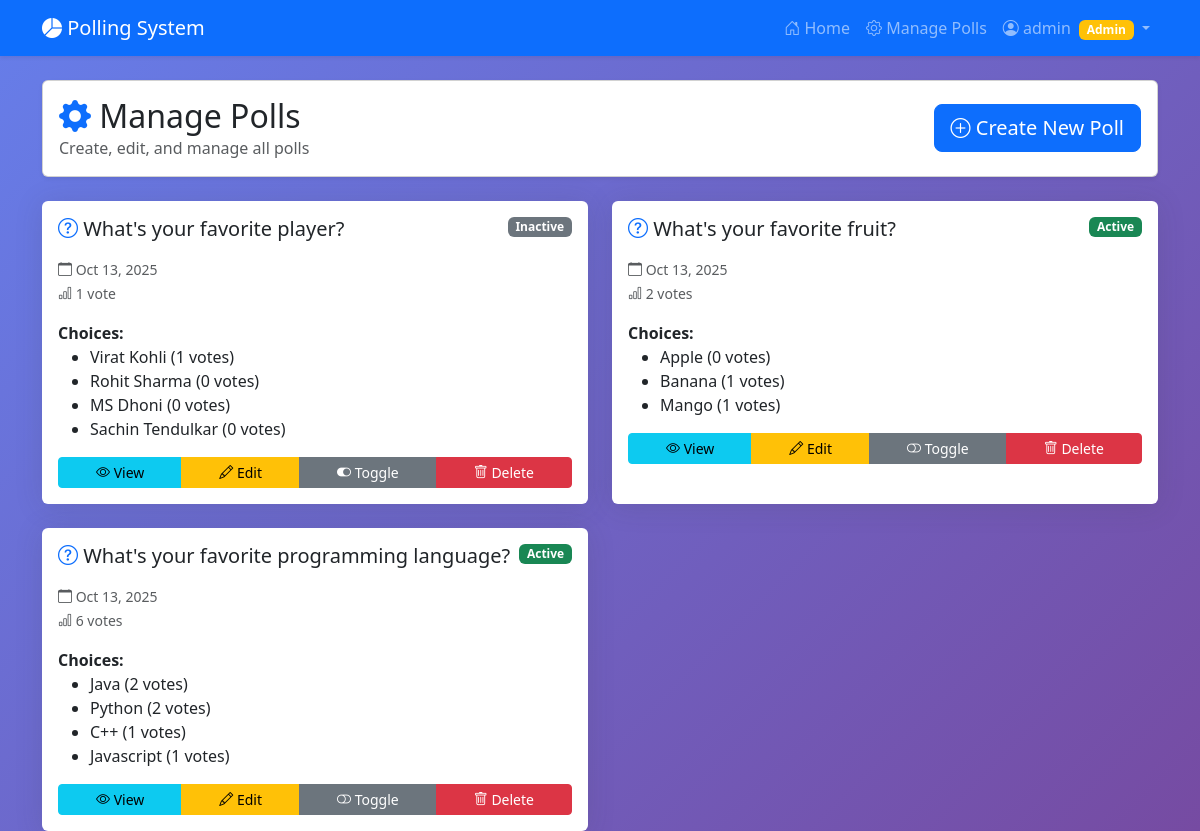
/manage/ (signed in), run on an earlier commit of the app's database.
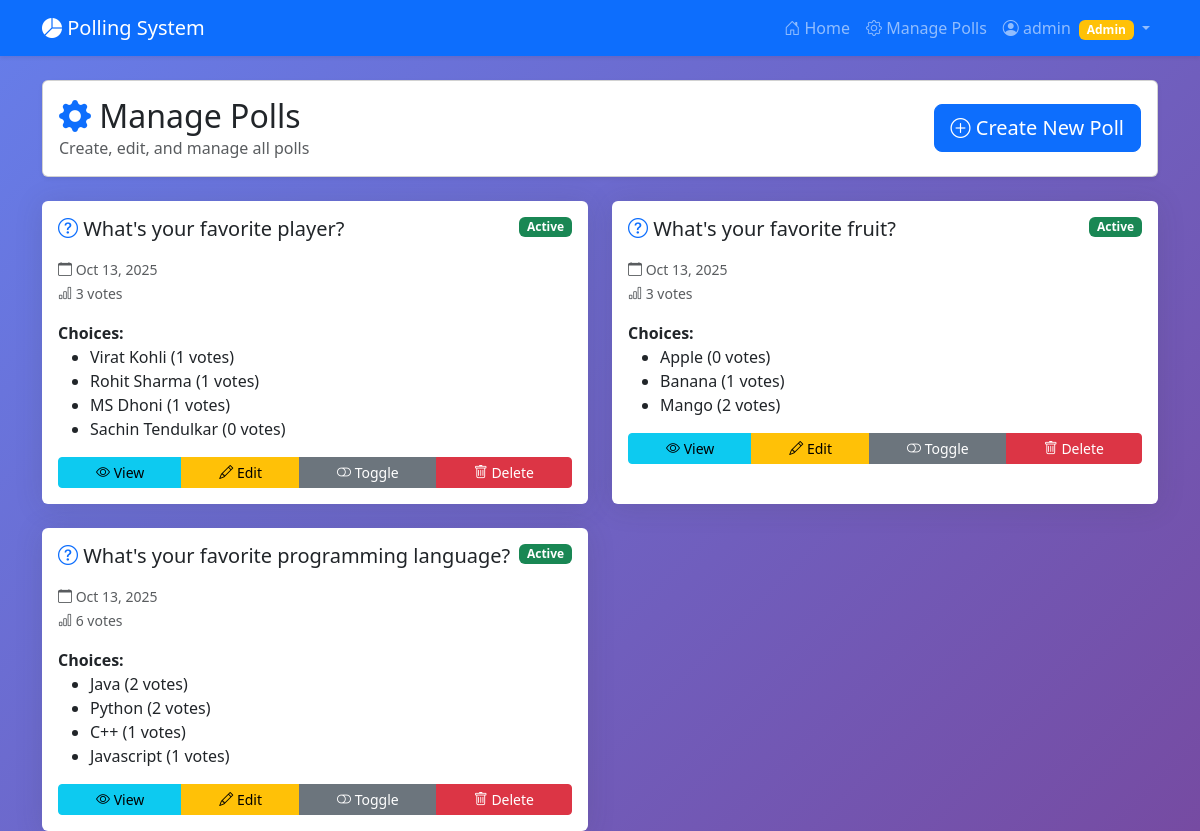
And on a later commit of the database.
### polls/models.py (models this page shows, shortened)
class Poll(models.Model):
    question = models.CharField(max_length=200)
    created_by = models.ForeignKey(User, on_delete=models.CASCADE)
    created_at = models.DateTimeField(auto_now_add=True)
    is_active = models.BooleanField(default=True)
    def total_votes(self):
        return Vote.objects.filter(choice__poll=self).count()

class Choice(models.Model):
    poll = models.ForeignKey(Poll, related_name='choices', on_delete=models.CASCADE)
    choice_text = models.CharField(max_length=200)
    def vote_count(self):
        return self.votes.count()

### polls/views.py (the view)
# urls.py: path('manage/', views.manage_polls, name='manage_polls'),
@staff_member_required
def manage_polls(request):
    polls = Poll.objects.all().order_by('-created_at')
    return render(request, 'polls/manage_polls.html', {'polls': polls})

### polls/templates/polls/manage_polls.html (shortened to what this page needs)
{% extends 'polls/base.html' %}
{% load static %}
{% block content %}
<div class="row mb-4">
    <div class="col-12">
        <div class="card bg-white shadow-sm">
            <div class="card-body">
                <div class="d-flex justify-content-between align-items-center">
                    <div>
                        <h2 class="mb-0">
                            <i class="bi bi-gear-fill text-primary"></i> Manage Polls
                        </h2>
                        <p class="text-muted mb-0">Create, edit, and manage all polls</p>
                    </div>
                    <a href="{% url 'polls:create_poll' %}" class="btn btn-primary btn-lg">
                        <i class="bi bi-plus-circle"></i> Create New Poll
                    </a>
                </div>
            </div>
        </div>
    </div>
</div>
{% if polls %}
<div class="row g-4">
    {% for poll in polls %}
    <div class="col-md-6">
        <div class="card poll-card h-100 {% if not poll.is_active %}border-secondary{% endif %}">
            <div class="card-body">
                <div class="d-flex justify-content-between align-items-start mb-3">
                    <h5 class="card-title mb-0">
                        <i class="bi bi-question-circle text-primary"></i> {{ poll.question }}
                    </h5>
                    {% if poll.is_active %}
                        <span class="badge bg-success">Active</span>
                    {% else %}
                        <span class="badge bg-secondary">Inactive</span>
                    {% endif %}
                </div>
                <div class="mb-3">
                    <small class="text-muted">
                        <i class="bi bi-calendar"></i> {{ poll.created_at|date:"M d, Y" }}
                    </small>
                    <br>
                    <small class="text-muted">
                        <i class="bi bi-bar-chart"></i> {{ poll.total_votes }} vote{{ poll.total_votes|pluralize }}
                    </small>
                </div>
                <div class="mb-3">
                    <strong>Choices:</strong>
                    <ul class="mb-0">
                        {% for choice in poll.choices.all %}
                            <li>{{ choice.choice_text }} ({{ choice.vote_count }} votes)</li>
                        {% endfor %}
                    </ul>
                </div>
                <div class="btn-group w-100" role="group">
                    <a href="{% url 'polls:results' poll.id %}" class="btn btn-sm btn-info">
                        <i class="bi bi-eye"></i> View
                    </a>
                    <a href="{% url 'polls:edit_poll' poll.id %}" class="btn btn-sm btn-warning">
                        <i class="bi bi-pencil"></i> Edit
                    </a>
                    <a href="{% url 'polls:toggle_poll_status' poll.id %}" class="btn btn-sm btn-secondary">
                        <i class="bi bi-toggle-{{ poll.is_active|yesno:'off,on' }}"></i> Toggle
                    </a>
                    <a href="{% url 'polls:delete_poll' poll.id %}" class="btn btn-sm btn-danger">
                        <i class="bi bi-trash"></i> Delete
                    </a>
                </div>
            </div>
        </div>
    </div>
    {% endfor %}
</div>
{% endif %}
{% endblock %}

What changed in the data, as far as the page shows it:
changed Poll "What's your favorite player?": total_votes "1" → "3"; is_active "Inactive" → "Active"
computed for Choice "Rohit Sharma": vote_count "0" → "1"
computed for Choice "MS Dhoni": vote_count "0" → "1"
computed for Poll "What's your favorite fruit?": total_votes "2" → "3"
computed for Choice "Mango": vote_count "1" → "2"
